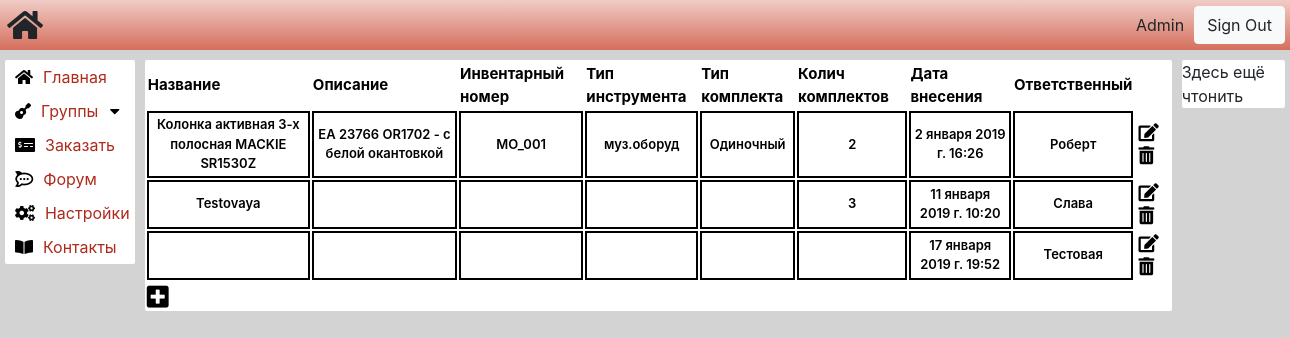
The page /musicband/ (signed in) on the database its author committed.
### musicband/models.py (models this page shows, shortened)
class Instrument(models.Model):
    instrument_name = models.CharField(max_length=100, blank=True, null=True)
    instrument_property = models.TextField(max_length=150, blank=True, null=True)
    inventory_id = models.CharField(max_length=10, blank=True, null=True)
    instrument_type = models.CharField(max_length=25, blank=True, null=True)
    kit_type = models.CharField(max_length=15, blank=True, null=True)
    kit_count = models.SmallIntegerField(blank=True, null=True)
    pub_date = models.DateTimeField(default=timezone.now)
    responsible = models.CharField(max_length=60, blank=True, null=True)

### musicband/views.py (the view, shortened to what this page needs)
# urls.py: path('musicband/', MainView.as_view()),
class MainView (View):
    template_name = "musicband/base.html"
    form = MyLoginForm()
    def get(self, request):
        if request.method == "GET":
            data = Instrument.objects.all()  # queryset всех обьектов Instrument в базе
            data = list(map(lambda x: model_to_dict(x), data))  # список (list)>(dict) всех обьектов Instrument в базе
            return render(request, self.template_name, context={'data': data, 'form': self.form})

### musicband/templates/musicband/base.html (shortened to what this page needs)
{% load static %}
<!DOCTYPE html>
<html lang="en">
<head>
    <link rel="stylesheet" href="https://use.fontawesome.com/releases/v5.6.3/css/all.css">
    <link rel="stylesheet" href="https://stackpath.bootstrapcdn.com/bootstrap/4.2.1/css/bootstrap.min.css">
    <link rel="stylesheet" href="{% static "musicband/style.css" %}" type="text/css">
</head>
<body>
    {% load account %}
    <div class="main-container">
        <div class="head-menu">
            <div class="head-wrapper">
                {% if user.is_authenticated %}
                    <i class="fas fa-home fa-2x"></i>
                {% endif %}
                <div class="user-container">
                    <div class="user-main">
                        <p class="username">{% user_display user %}</p>
                    </div>
                    {% if user.is_authenticated %}
                        {% include 'account/logout.html' %}
                    {% endif %}
                </div>
            </div>
        </div>
        {% if user.is_authenticated  %}
        <div class="body-container">
            <div class="left-body-container">
                <ul class="left-sidebar-container">
                    <li><i class="fas fa-home"></i><a href="/musicband/">Главная</a></li>
                    <li><i class="fas fa-guitar"></i><a href="#">Группы</a><i class="fas fa-caret-down" onclick="Expand(this)"></i></li>
                    <li><i class="fas fa-money-check-alt"></i><a href="#">Заказать</a></li>
                    <li><i class="fab fa-rocketchat"></i><a href="#">Форум</a></li>
                    <li><i class="fas fa-cogs"></i><a href="#">Настройки</a></li>
                    <li><i class="fas fa-book-open"></i><a href="#">Контакты</a></li>
                </ul>
            </div>
            <div class="middle-body-container">
                {% include "musicband/instrument_table.html" %}
            </div>
            <div class="right-body-container">Здесь ещё чтонить</div>
        </div>
    </div>
    {% else %}
        <div class="container">
            {% include "account/login.html" %}
        </div>
    {% endif %}
</body>
</html>

### musicband/templates/account/logout.html (shortened to what this page needs)
{% extends "account/base.html" %}
{% load i18n %}
{% block content %}
<div>
    <form method="post" action="{% url 'account_logout' %}">
      <button type="submit" class="btn btn-light">{% trans 'Sign Out' %}</button>
    </form>
</div>
{% endblock %}

### musicband/templates/account/base.html (shortened to what this page needs)
    {% block body %}
    {% block content %}
    {% endblock %}
    {% endblock %}

### musicband/templates/musicband/instrument_table.html
{% block instrtable %}
    <table class="main_instument_table" id="main_table">
        <tbody id="main_table_content">
            <tr class="table_header">
                <th>Название</th>
                <th>Описание</th>
                <th>Инвентарный номер</th>
                <th>Тип инструмента</th>
                <th>Тип комплекта</th>
                <th>Колич комплектов</th>
                <th>Дата внесения</th>
                <th>Ответственный</th>
            </tr>
            {% for instrument in data %}
                <tr id="{{ instrument.id }}">
                    {% for k,v in instrument.items %}
                        {% if k == 'id' %}
                            <td data-key="{{ k }}" style="display:none">{{ v|default_if_none:"" }}</td>
                        {% else %}
                            <td data-key="{{ k }}">{{ v|default_if_none:"" }}</td>
                        {% endif %}
                    {% endfor %}
                    <td>
                        <i class="fas fa-edit"></i>
                        <i class="fas fa-trash-alt"></i>
                    </td>
                </tr>
            {% endfor %}
        </tbody>
    </table>
    <i class="fas fa-plus-square"></i>
{% endblock %}

### musicband/static/musicband/style.css (style rules this page uses)
html { height: 100%; width: 100%; }
body { background-color: lightgray; padding: 0; margin: 0; height: 100%; width: 100%; overflow-y: scroll; overflow-x: hidden; }
.left-body-container { border-radius: 2px; align-self: flex-start; margin: 60px 10px 0 0; box-sizing: border-box; width: fit-content; background-color: rgb(255, 255, 255); }
.left-sidebar-container { color: black; list-style: none; margin: 0; padding: 0; }
.left-sidebar-container i { margin: 0 10px 0 5px; }
.left-sidebar-container > li { display: flex; align-items: center; box-sizing: border-box; padding: 5px; text-decoration: none; }
.left-sidebar-container > li > a { width: 100%; color: #AE2B1C; vertical-align: middle; line-height: inherit; }
.left-sidebar-container > li > i { color: black; }
.right-body-container { border-radius: 2px; align-self: flex-start; margin: 60px 0 0 10px; box-sizing: border-box; width: fit-content; background-color: rgb(255, 255, 255); }
.middle-body-container { margin-top: 60px; border-radius: 2px; color: black; overflow: hidden; box-sizing: border-box; width: auto; display: flex; flex-direction: column; align-self: flex-start; background-color: rgb(255, 255, 255); }
.main-container { width: 100%; height: 100%; padding: 0; margin: 0; display: flex; flex-direction: column; }
.body-container { margin: 0px auto; box-sizing: border-box; display: flex; flex-direction: row; width: 80em; height: 100%; }
.head-wrapper > i { height: fit-content; width: fit-content; align-self: center; }
.head-wrapper { width: 80em; flex-direction: row; display: flex; justify-content:space-between; }
.head-menu { z-index: 100; position: fixed; width: 100%; display: flex; justify-content: center; flex-direction: row; -webkit-box-sizing: border-box; -moz-box-sizing: border-box; box-sizing: border-box; height: 50px; max-height: 50px; background: #f0ccc6; background: -moz-linear-gradient(top, #f0ccc6 0%, #d56f5d 100%); background: -webkit-linear-gradient(top, #f0ccc6 0%,#d56f5d 100%); background: linear-gradient(to bottom, #f0ccc6 0%,#d56f5d 100%); filter: progid:DXImageTransform.Microsoft.gradient( startColorstr='#f0ccc6', endColorstr='#d56f5d',GradientType=0 ); }
.user-container { height: inherit; width: auto; display: flex; flex-direction: row; justify-content: space-around; align-self: center; align-items: center; }
.user-main { display: flex; flex-direction:column; align-items: center; margin: 0 10px; }
.username { text-align: center; margin: 0; padding: 0; vertical-align: middle; }
td:not(:last-child) { border: 2px solid black; padding: 2px; margin: 0; text-align: center; }
tr:first-child { font-weight: bolder; font-size: 15px; }
table { border-collapse: separate; }
tr { width: auto; height: 30px; max-height:50px; font-weight: 600; font-size: 13px; }
tbody { perspective: 400px; transform-style: preserve-3d; }
i.fa-plus-square { font-size: 25px; }
i.fa-edit { font-size: 18px; }
i.fa-trash-alt { font-size: 18px; }
i { width: fit-content; width: -moz-fit-content; margin: 2px; transition: 0.3s; }

### rows shown on the page
Instrument: instrument "Колонка активная 3-х полосная MACKIE SR1530Z" "EA 23766 OR1702 - с белой окантовкой" "MO_001" "муз.оборуд" "Одиночный" "2 января 2019 г. 16:26" "Роберт"
Instrument: instrument "Testovaya" "11 января 2019 г. 10:20" "Слава"
Instrument: instrument "17 января 2019 г. 19:52" "Тестовая"

### other values the page prints
{{ v|default_if_none:"" }} "2" "3"
